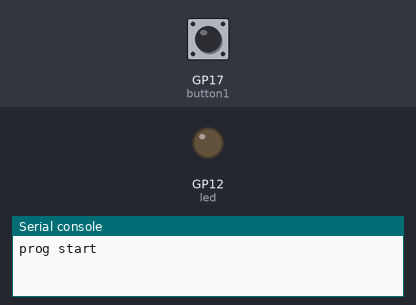
A program run on a simulated Raspberry Pi Pico running MicroPython. On the bench: output pins drawn as LEDs (lit = HIGH), the last lines printed to the serial console. Dashed ring = blinking. The test bench sets the inputs (shaded band); at power-on: GP17 (button1) HIGH.

Above: at 1.2 s.
1.3 s: GP17 (button1) pulled LOW for 0.15 s
At 2.0 s:
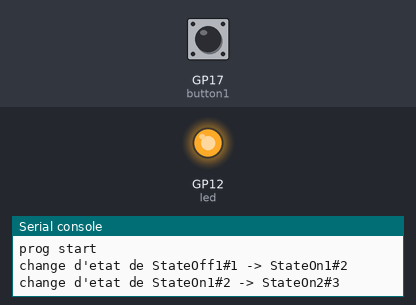
2.9 s: GP17 (button1) pulled LOW for 1 s
At 3.95 s:
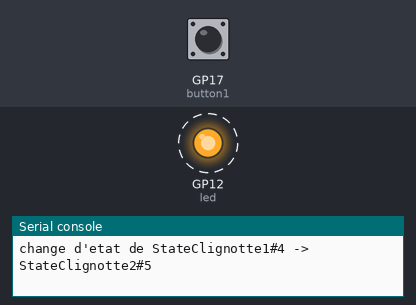
5.9 s: GP17 (button1) pulsed LOW 5 times (0.12 s each, 0.3 s apart)
At 8.1 s:
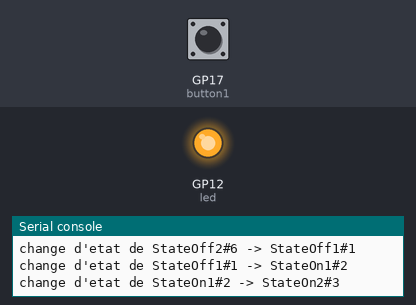
8.9 s: GP17 (button1) pulled LOW for 3.2 s
At 9.97 s:
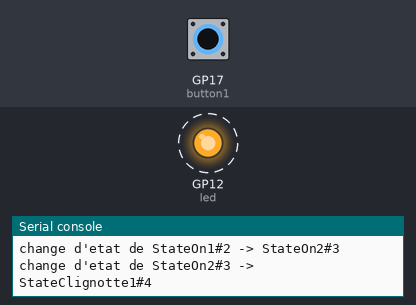
Timing chart, 0 to 14.6 s (numbered marks = the images above; inputs shaded):
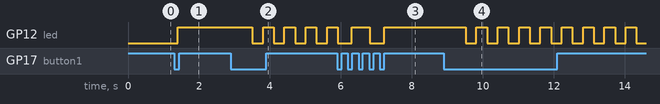

The program:

fsm3.2-1button1LED-code_dans_class_etat.py
```python
''' fsm3.2 : idem fsm3 juste au lieu d'avoir les fonctions run_state(),enter_state() et leave_state() qui gèrent plusieurs états, on met ces
    fonctions dans chaque état qui gère eux-même leur propre version.
    PG: je n'aime pas cette version par rapport à fsm3, c'est trop compliqué.
        En plus j'ai essayé de mettre aussi les transitions() mais impossible à cause des définitions
        circulaires, on ne peut pas aller à l'état 2 tant que la classe n'est pas définit et on est justement en train d'écrire la classe 1.

    exemple de machine à état avec 1 bouton et 1 led. 6 états : Off1/On1/On2/Clignotte1/Clignotte2/Off2. Transitions: Off1->bt1 up->On1->bt1 down->On2->bt1 up->Clignotte1->bt1 down->Clignotte2->bt1 up->Off2->bt1 down->Off1
    C'est une machine à état de système synchrone car le test des transitions est fait de manière synchrone toutes les X millisecondes.
    exemple créé à partir de lesson18 et des vidéos suivantes :
    https://www.youtube.com/watch?v=HJx3DeW7J4Q (FR)
    https://www.youtube.com/watch?v=Ar1CYfRxs38&list=PLEVjCycRK1D0YvSf9bTjISthjLdoXacy8&index=20 (FR codé en C)
    https://www.youtube.com/watch?v=p1gv4x01zNQ (FR codé en unity)
    https://www.youtube.com/watch?v=E45v2dD3IQU (EN codé en python)
'''

from machine import Pin
from time import sleep
button1 = Pin(17, Pin.IN, Pin.PULL_UP) # Pin.PULL_UP indique que l'on veut que cette pin soit relié à un courant de 3.3V et une résistance de 10 ohm. L'autre patte du bouton relié à GND.
led = Pin(12, Pin.OUT)
wait_seconds = 0.1 # délai entre 2 boucles de refresh des états et test des transitions
clignotte_seconds = 0.3
# vu qu'on fait clignoter plus lentement que les boucles de refresh, pour certaines boucles on ne fera rien et on calcule combien de boucle on changera la LED :
nb_clignotte_counter = clignotte_seconds / wait_seconds

class SState():
    val:int
    fsm:'Fsm'
    def __str__(self) -> str:
        return f"{self.__class__.__name__}#{self.val}"
    def run(self) -> None:
        '''fonction qui exécute l'état'''
        raise NotImplementedError() # à implémenter dans chaque sous-classe
    def enter(self) -> None:
        '''point d'entrée où on peut exécuter des choses quand on entre dans l'état'''
        pass
    def leave(self) -> None:
        '''point d'entrée où on peut exécuter des choses quand on sort de l'état'''
        pass
class StateOff(SState):
    def run(self): led.value(False)
class StateOn(SState):
    def run(self): led.value(True)
class StateClignotte(SState):
    def run(self):
        global nb_clignotte_counter, current_led_value, clignotte_counter
        clignotte_counter += 1
        if clignotte_counter >= nb_clignotte_counter:
            current_led_value = not current_led_value
            led.value(current_led_value)
            clignotte_counter = 0
class StateOff1(StateOff):  val = 1
class StateOff2(StateOff):  val = 6
class StateOn1(StateOn):    val = 2
class StateOn2(StateOn):    val = 3
class StateClignotte1(StateClignotte):
    val = 4
    def enter(self):
        global nb_clignotte_counter, current_led_value, clignotte_counter
        current_led_value = False
        clignotte_counter = 0
class StateClignotte2(StateClignotte):
    val = 5
    def leave(self):
        global current_led_value
        current_led_value = False
        led.value(current_led_value)

# Cette classe n'est là que pour clarifier l'utilisation des états et se rapprocher d'un enum (qui n'existe pas en micropython)
class State():
    Off1        = StateOff1()
    On1         = StateOn1()
    On2         = StateOn2()
    Clignotte1  = StateClignotte1()
    Clignotte2  = StateClignotte2()
    Off2        = StateOff2()
    @classmethod
    def set_fsm(cls, fsm:'Fsm'):
        cls.Off1.fsm = cls.On1.fsm = cls.On2.fsm = cls.Clignotte1.fsm = cls.Clignotte2.fsm = \
            cls.Off2.fsm = fsm

class Fsm():
    current_state:SState = State.Off1 # init
    def run_state(self):
        self.current_state.run()
    def change_state(self, state:SState):
        '''fonction qui réalise le changement d'état.
            Cette fonction n'a pas beaucoup d'intérêt sauf pour réaliser des opérations quand on entre ou qu'on quitte un état
        '''
        if self.current_state != state:
            self.current_state.leave() # avant de changer, on quitte l'ancien état

            # change l'état
            print(f"change d'etat de {self.current_state} -> {state}")
            self.current_state = state

            state.enter() # après avoir changé, on entre dans le nouvel état

    def transitions(self):
        '''fonction qui teste s'il y a des transitions déclenchées et si c'est le cas change d'état'''
        bt1_pressed = not button1.value() # car PULL_UP, défaut 1 et si enfoncé 0
        new_state = None
        if self.current_state == State.Off1:
            if bt1_pressed: new_state = State.On1
        elif self.current_state == State.On1:
            if not bt1_pressed: new_state = State.On2
        elif self.current_state == State.On2:
            if bt1_pressed: new_state = State.Clignotte1
        elif self.current_state == State.Clignotte1:
            if not bt1_pressed: new_state = State.Clignotte2
        elif self.current_state == State.Clignotte2:
            if bt1_pressed: new_state = State.Off2
        elif self.current_state == State.Off2:
            if not bt1_pressed: new_state = State.Off1

        if new_state != None:
            self.change_state(new_state)

fsm = Fsm()
State.set_fsm(fsm)

############### MAIN #################

current_led_value = False
clignotte_counter = 0
print('prog start')
while True:
    try:
        fsm.run_state()     # refresh l'état en cours
        fsm.transitions()   # vérifie s'il y a des transitions
        sleep(wait_seconds)
    except KeyboardInterrupt: # Ctrl-C
        break

print('prog end')
led.off()
```

Measured:
- after the input at 1.3 s, GP12 (led): LOW → HIGH after 0.10 s
- after the input at 2.9 s, GP12 (led): alternates HIGH for 0.30 s and LOW for 0.30 s, starting after 0.61 s
- after the input at 5.9 s, GP12 (led): LOW → HIGH after 0.41 s, → LOW 0.50 s later, → HIGH 0.40 s later
- after the input at 8.9 s, GP12 (led): alternates HIGH for 0.30 s and LOW for 0.30 s, starting after 0.62 s
